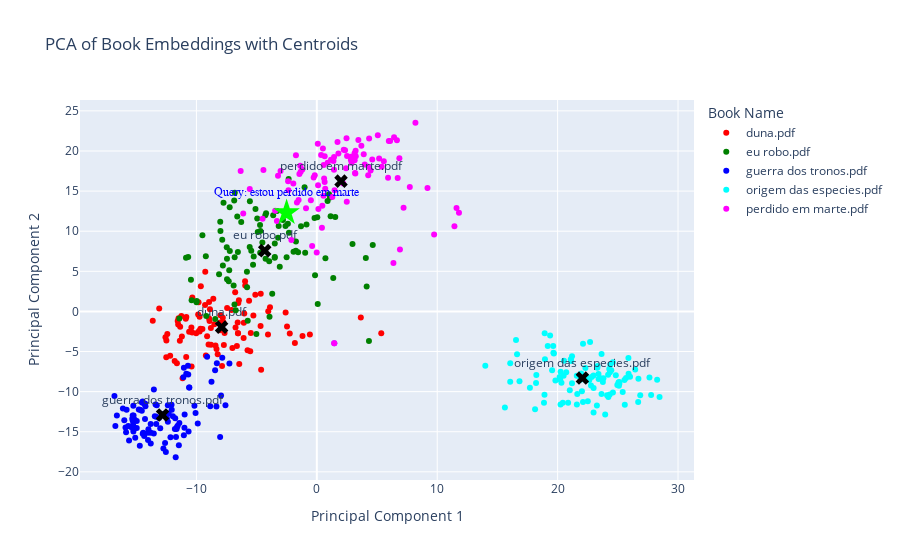

Notebook code cell kept with this figure:
### Code cell
query_embedding,query_pca = query_and_plot(fig,scaler)
